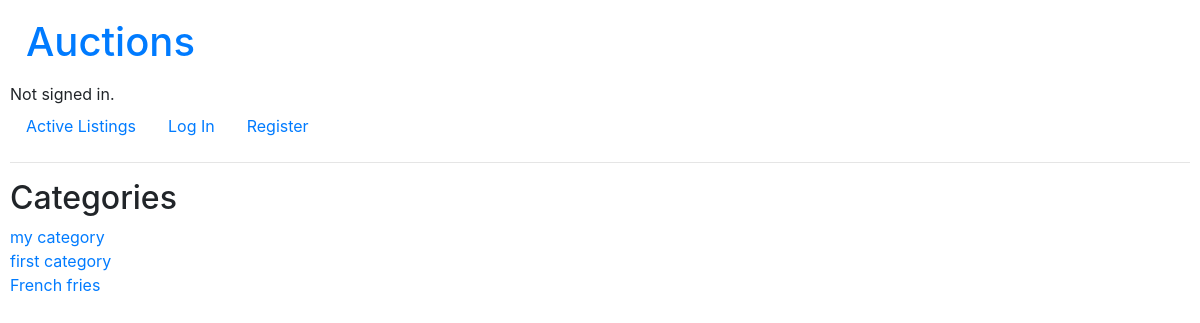
The page /category on the database its author committed.
### auctions/models.py (models this page shows)
class Category(models.Model):
    category = models.CharField(max_length=255)
    def __str__(self):
        return f"{self.category}"

### auctions/views.py (the view)
# urls.py: path("category", views.category, name="category"),
def category(request, category_type=None):
    if category_type is None:
        category = Category.objects.all()
        return render(request, 'auctions/category.html', {'category': category})
    listings = Listing.objects.filter(
        category=Category.objects.get(category=category_type))
    return render(request, 'auctions/index.html', {'listings': listings})

### auctions/templates/auctions/category.html
{% extends "auctions/layout.html" %}
{% block body %}
<div>
    <h2>Categories</h2>
    <div>
        {% for c in category %}
        <div>
            <a href="/category/{{c}}/list">{{c}}</a>
        </div>
        {% endfor %}
    </div>
</div>
{% endblock %}

### auctions/static/auctions/styles.css (style rules this page uses)
body { padding: 10px; }

### rows shown on the page
Category: category "my category"
Category: category "first category"
Category: category "French fries"
